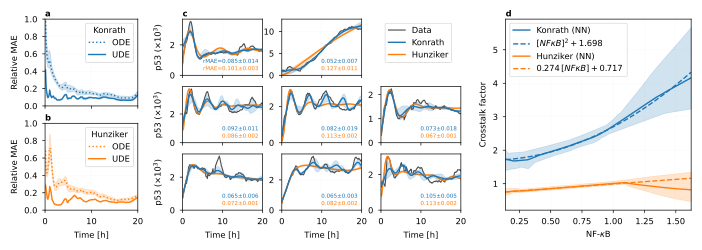

This figure's Python source:
from pathlib import Path
import numpy as np
import matplotlib.pyplot as plt
from matplotlib.gridspec import GridSpec

SCRIPT_DIR   = Path(__file__).resolve().parent
project_root = Path(__file__).resolve().parents[3]
code_root    = project_root / "code"
exp_root     = code_root / "experiments"

RUNS = {
    "hunziker": {
        "ODE": exp_root / "ode_hunziker2010_uncertainty_2026-01-19_132644",
        "UDE": exp_root / "ude_hunziker2010_uncertainty_2026-01-20_181050",
    },
    "konrath": {
        "ODE": exp_root / "ode_konrath2020_uncertainty_2026-01-20_142837",
        "UDE": exp_root / "ude_konrath2020_uncertainty_2026-01-20_100950",
    },
}

TRUE_P53_PATH   = code_root / "real_data" / "p53intTNFGamma200framesDec2025.csv"
TIME_POINTS     = np.arange(0.1, 20.1, 0.1)
DATASETS_BY_ROW = ["konrath", "hunziker"]
DATASET_LABELS  = {"hunziker": "Hunziker", "konrath": "Konrath"}
UDE_COLOR       = {"hunziker": "C1", "konrath": "C0"}
ODE_COLOR       = {"hunziker": "C1", "konrath": "C0"}
MODEL_LS        = {"UDE": "-", "ODE": ":"}
grid_keywords   = {"ls": "-", "alpha": 0.1, "lw": 0.1, "c": "k"}
SAMPLE_INDICES  = (47, 24, 10, 35, 5, 60, 80, 15, 90)  # 9 cells for the 3×3 grid

CROSSTALK_COLOR = {"hunziker": "C1", "konrath": "C0"}
SR_FUNCS = {
    "hunziker": (r"$0.274\,[NF\kappa B] + 0.717$",
                 lambda x: 0.2743812 * x + 0.7170906),
    "konrath":  (r"$[NF\kappa B]^2 + 1.698$",
                 lambda x: x**2 + 1.6979214),
}


def _agg(paths, loader):
    arrays = [loader(p) for p in paths if p.exists()]
    arrays = [a for a in arrays if a is not None]
    if not arrays:
        return None
    min_len = min(a.shape[0] for a in arrays)
    return np.stack([a[:min_len] for a in arrays], axis=0)


def load_rmae(exp_dir: Path):
    true_data = np.loadtxt(TRUE_P53_PATH, delimiter=",")
    denom     = np.mean(np.abs(true_data), axis=1)
    def compute_rmae(p):
        pred = np.loadtxt(p, delimiter=",")
        mae  = np.mean(np.abs(true_data - pred), axis=1)
        return mae / denom
    paths = sorted(exp_dir.glob("run_seed_*/p53_generated.csv"))
    return _agg(paths, compute_rmae)


def load_p53(exp_dir: Path):
    paths = sorted(exp_dir.glob("run_seed_*/p53_generated.csv"))
    return _agg(paths, lambda p: np.loadtxt(p, delimiter=","))


def load_crosstalk(exp_dir: Path, n_grid: int = 500):
    import pandas as pd
    seed_dfs = []
    for csv in sorted(exp_dir.glob("run_seed_*/learned_crosstalk_factor_values.csv")):
        try:
            df = pd.read_csv(csv).sort_values("nfkb_flat")
            seed_dfs.append(df)
        except Exception:
            continue
    if not seed_dfs:
        return None, None
    x_min = min(d["nfkb_flat"].min() for d in seed_dfs)
    x_max = max(d["nfkb_flat"].max() for d in seed_dfs)
    x_grid = np.linspace(x_min, x_max, n_grid)
    ys = np.stack([
        np.interp(x_grid, d["nfkb_flat"].values, d["pred_synth_factor"].values)
        for d in seed_dfs
    ])
    return x_grid, ys


def plot_band(ax, x, data, color, ls, label, alpha=0.20, zorder=None):
    mean = data.mean(axis=0)
    lo   = np.percentile(data, 5,  axis=0)
    hi   = np.percentile(data, 95, axis=0)
    kw = {} if zorder is None else {"zorder": zorder}
    ax.plot(x, mean, color=color, ls=ls, lw=1, label=label, **kw)
    ax.fill_between(x, lo, hi, color=color, alpha=alpha, **kw)

# ---------------------------------------------------------------------------
# Layout parameters
# ---------------------------------------------------------------------------
# Relative widths of the three column sub-figures
COL_WIDTHS = [0.4, 1.2, 0.8]

# ---------------------------------------------------------------------------
# Style
# ---------------------------------------------------------------------------
plt.rcParams.update({
    "font.size": 6, "axes.labelsize": 6, "axes.titlesize": 6,
    "xtick.labelsize": 6, "ytick.labelsize": 6,
    "legend.fontsize": 6, "lines.linewidth": 0.1,
    "axes.linewidth": 0.5,
    "xtick.major.width": 0.5, "ytick.major.width": 0.5,
    "xtick.major.size": 2,    "ytick.major.size": 2,
    "patch.linewidth": 0.5,
})

# ---------------------------------------------------------------------------
# Figure
# ---------------------------------------------------------------------------
fig = plt.figure(figsize=(7.00787, 2.5))

gs = GridSpec(1, 3, figure=fig, width_ratios=COL_WIDTHS)

# Col 0: 2 rows
gs_col0 = gs[0, 0].subgridspec(2, 1)
ax_col0_r0 = fig.add_subplot(gs_col0[0, 0])
ax_col0_r1 = fig.add_subplot(gs_col0[1, 0])

# Col 1: 2 rows x 3 cols
gs_col1 = gs[0, 1].subgridspec(3, 3)
ax_col1 = []
ax_col1_ref = None
for r in range(3):
    row = []
    for c in range(3):
        ax = fig.add_subplot(gs_col1[r, c], sharex=ax_col1_ref)
        if ax_col1_ref is None:
            ax_col1_ref = ax
        row.append(ax)
    ax_col1.append(row)

for ax in ax_col1[0] + ax_col1[1]:
    plt.setp(ax.get_xticklabels(), visible=False)


plt.setp(ax_col0_r0.get_xticklabels(), visible=False)

# ---------------------------------------------------------------------------
# Col 0: RMAE panels
# ---------------------------------------------------------------------------
for dataset, ax in zip(DATASETS_BY_ROW, [ax_col0_r0, ax_col0_r1]):
    for model, exp_dir in RUNS[dataset].items():
        data = load_rmae(exp_dir)
        if data is None:
            continue
        n_tp  = data.shape[1]
        color = UDE_COLOR[dataset] if model == "UDE" else ODE_COLOR[dataset]
        plot_band(ax, TIME_POINTS[:n_tp], data,
                  color=color, ls=MODEL_LS[model], label=model)
    ax.set_xlim(0, 20)
    ax.set_ylim(0, 1)
    ax.grid(True, **grid_keywords)
    ax.legend(loc="upper right", title=DATASET_LABELS[dataset], title_fontsize=6)

# ---------------------------------------------------------------------------
# Col 1: sample trajectory panels (3×3)
# ---------------------------------------------------------------------------
true_p53 = np.loadtxt(TRUE_P53_PATH, delimiter=",")
ude_p53  = {ds: load_p53(RUNS[ds]["UDE"]) for ds in ["konrath", "hunziker"]}


def _rel_mae(dataset, sample_idx):
    data = ude_p53[dataset]
    if data is None:
        return None, None
    n_tp = data.shape[1]
    true_cell = true_p53[:n_tp, sample_idx]
    denom = np.mean(np.abs(true_cell))
    if denom == 0:
        return None, None
    mae_seeds = np.mean(np.abs(true_cell[np.newaxis, :] - data[:, :, sample_idx]), axis=1) / denom
    return float(np.mean(mae_seeds)), float(np.std(mae_seeds))


for panel_idx, sample_idx in enumerate(SAMPLE_INDICES):
    r, c = divmod(panel_idx, 3)
    if (r, c) == (0, 2):
        continue
    ax   = ax_col1[r][c]

    ax.plot(TIME_POINTS, true_p53[:, sample_idx] / 1000,
            color="k", lw=0.8, alpha=0.7, label="Data")

    for dataset in ["konrath", "hunziker"]:
        data = ude_p53[dataset]
        if data is None:
            continue
        cell = data[:, :, sample_idx] / 1000
        n_tp = cell.shape[1]
        zorder = 3 if dataset == "konrath" else 2
        plot_band(ax, TIME_POINTS[:n_tp], cell,
                  color=UDE_COLOR[dataset], ls="-", label=DATASET_LABELS[dataset],
                  zorder=zorder)

    ax.set_xlim(0, 20)
    ax.set_ylim(bottom=0)
    ax.grid(True, **grid_keywords)

    # Relative MSE in bottom-left: konrath above hunziker
    for i, ds in enumerate(["konrath", "hunziker"]):
        mean, std = _rel_mae(ds, sample_idx)
        if mean is not None:
            prefix = "rMAE=" if (r, c) == (0, 0) else ""
            ax.text(0.95, 0.20 - i * 0.13, f"{prefix}{mean:.3f}±{std:.3f}",
                    transform=ax.transAxes, fontsize=4,
                    color=UDE_COLOR[ds], va="bottom", ha="right")

ax_col1[0][2].axis("off")
# Place legend in the hidden top-right axes area
handles, labels = ax_col1[0][0].get_legend_handles_labels()
ax_col1[0][2].legend(handles, labels, loc="upper left", ncol=1, fontsize=6)

# ---------------------------------------------------------------------------
# Axis labels
# ---------------------------------------------------------------------------
# Col 0
ax_col0_r0.set_ylabel("Relative MAE")
ax_col0_r1.set_ylabel("Relative MAE")
ax_col0_r1.set_xlabel("Time [h]")

# Col 1
for r in range(3):
    ax_col1[r][0].set_ylabel(r"p53 ($\times 10^3$)")
for ax in ax_col1[2]:
    ax.set_xlabel("Time [h]")

# Col 2: single axes
ax_col2 = fig.add_subplot(gs[0, 2])

for dataset in ["konrath", "hunziker"]:
    x_grid, ys = load_crosstalk(RUNS[dataset]["UDE"])
    if x_grid is None:
        continue
    color = CROSSTALK_COLOR[dataset]
    label = DATASET_LABELS[dataset]
    plot_band(ax_col2, x_grid, ys, color=color, ls="-", label=f"{label} (NN)")
    sr_label, sr_fn = SR_FUNCS[dataset]
    ax_col2.plot(x_grid, sr_fn(x_grid), color=color, ls="--", lw=1, label=sr_label)

ax_col2.autoscale(axis="x", tight=True)
ax_col2.grid(True, **grid_keywords)
ax_col2.legend(loc="upper left", ncol=1, fontsize=6)
ax_col2.set_xlabel(r"NF-$\kappa$B")
ax_col2.set_ylabel("Crosstalk factor")

# ---------------------------------------------------------------------------
# Panel labels
# ---------------------------------------------------------------------------
for ax, label in zip([ax_col0_r0, ax_col0_r1, ax_col1[0][0], ax_col2], "abcd"):
    ax.set_title(label, loc="left", fontsize=6, fontweight="bold", pad=2)

plt.tight_layout()
plt.savefig(SCRIPT_DIR / "real_data_big_figure_v2.pdf", dpi=300, bbox_inches="tight")
# plt.show()
